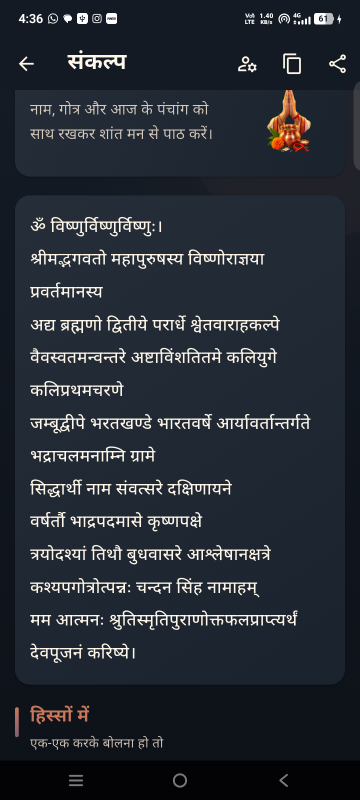
#> input picture 14 Vidhivat/app/play_store_assets/screenshots/raw/01_sankalp.png, 720 x 1600 px, found by its file name (shown at 1/2 size); its folder holds only this picture in this run
$ python make_screenshots.py
#> lines starting #> are read from the running program, lines starting #| are printed output that depends on the picture
"""फोन से लिए screenshots को Play Store के लायक बनाओ.

फोन 720x1600 का है — यानी 9:20. Play फ़ोन के screenshots में ज़्यादा से ज़्यादा
2:1 का अनुपात लेता है, इसलिए सीधा वही तस्वीर चढ़ाने पर Play मना कर सकता है या
अपने-आप काट देता है.

यहाँ हम काटते नहीं — तस्वीर को 1080x1920 (ठीक 9:16) के कैनवास पर बीच में
बैठा देते हैं और दोनों तरफ़ ऐप के अपने हरे रंग की पट्टी लगा देते हैं. इससे कोई
हिस्सा कटता नहीं और अनुपात भी सही हो जाता है.

चलाने का तरीक़ा (project की जड़ से):
    python design/make_screenshots.py <कहाँ से> <कहाँ>
"""

import os
import sys

from PIL import Image

# Play के लिए मानक फ़ोन screenshot
CANVAS = (1080, 1920)

# ऐप के header वाला हरा — पट्टी उसी रंग की, ताकि अलग न लगे
BAND = (27, 94, 32)


def fit(path: str, out_path: str) -> None:
    img = Image.open(path).convert('RGB')

    # ऊँचाई पूरी भरो, चौड़ाई उसी अनुपात में
    scale = CANVAS[1] / img.height
#> scale = 1.2
    new_w = int(round(img.width * scale))
#> new_w = 864
    resized = img.resize((new_w, CANVAS[1]), Image.LANCZOS)
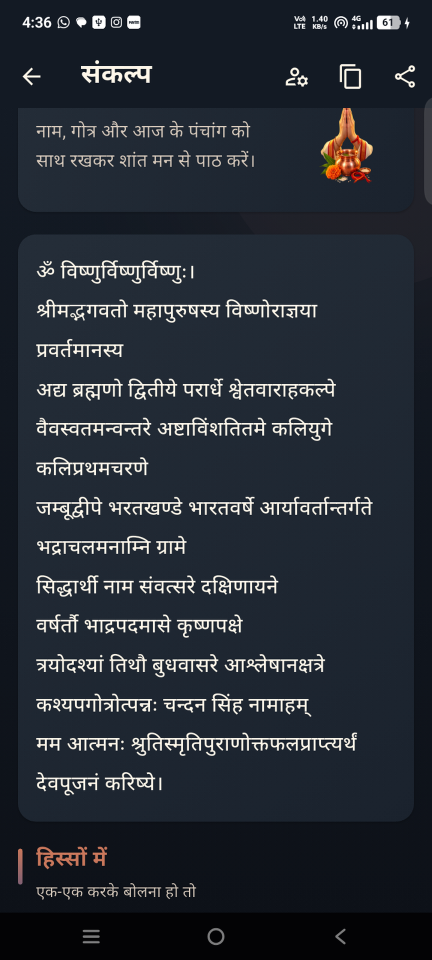
#> resized: PIL image 864x1920 RGB (shown at 1/2 size); mean R, G, B 38.3, 44.1, 52.4

    if new_w > CANVAS[0]:
        # बहुत चौड़ी हो तो चौड़ाई से मिलाओ और ऊपर-नीचे पट्टी
        scale = CANVAS[0] / img.width
        new_h = int(round(img.height * scale))
        resized = img.resize((CANVAS[0], new_h), Image.LANCZOS)

    canvas = Image.new('RGB', CANVAS, BAND)
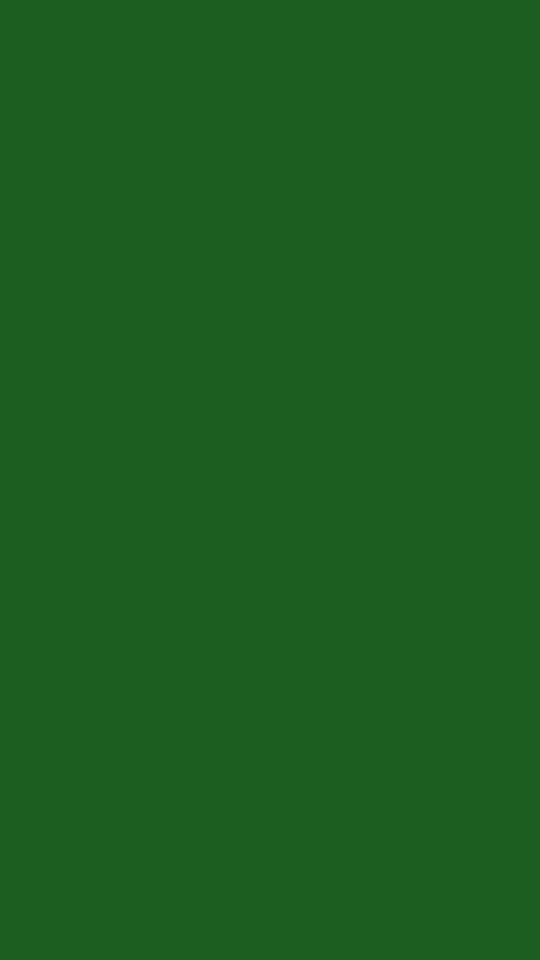
#> canvas: PIL image 1080x1920 RGB (shown at 1/2 size); mean R, G, B 27, 94, 32
    canvas.paste(
        resized,
        ((CANVAS[0] - resized.width) // 2, (CANVAS[1] - resized.height) // 2),
    )
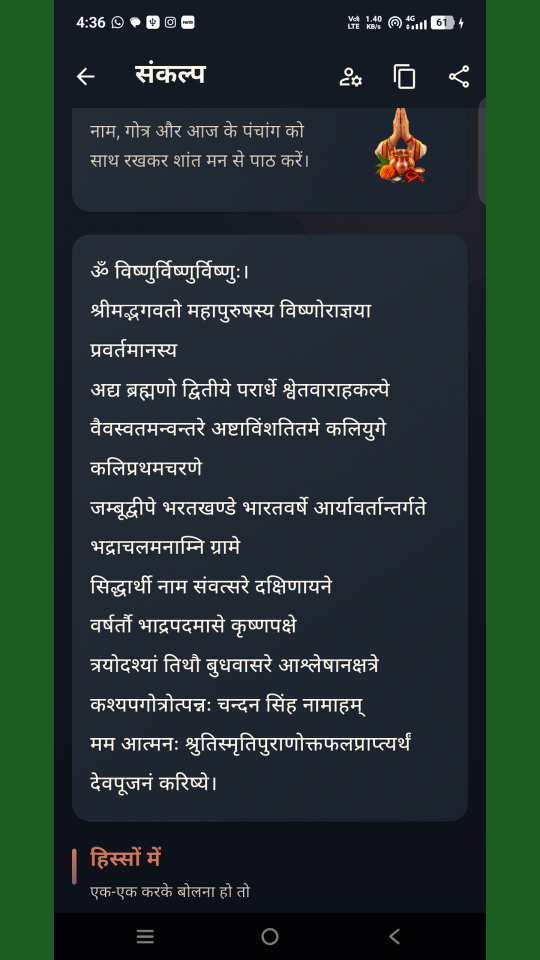
#> canvas: PIL image 1080x1920 RGB (shown at 1/2 size); mean R, G, B 36, 54, 48.3
    canvas.save(out_path, 'PNG', optimize=True)


def main() -> None:
    src_dir = sys.argv[1] if len(sys.argv) > 1 else 'play_store_assets/screenshots/raw'
    out_dir = sys.argv[2] if len(sys.argv) > 2 else 'play_store_assets/screenshots'

    if not os.path.isdir(src_dir):
        print(f'{src_dir} नहीं मिला')
        raise SystemExit(2)

    os.makedirs(out_dir, exist_ok=True)
    names = sorted(n for n in os.listdir(src_dir) if n.lower().endswith('.png'))
    if not names:
        print(f'{src_dir} में कोई png नहीं है')
        raise SystemExit(2)

    for name in names:
        src = os.path.join(src_dir, name)
        out = os.path.join(out_dir, name)
        fit(src, out)
        w, h = Image.open(out).size
#> w = 1080; h = 1920
        print(f'{name:<28} → {w}x{h}')
#| 01_sankalp.png               → 1080x1920

    print(f'\n{len(names)} screenshots तैयार — {out_dir}')


if __name__ == '__main__':
    main()

$ run again, on 14 Vidhivat/app/play_store_assets/screenshots/raw/05_choghadiya.png
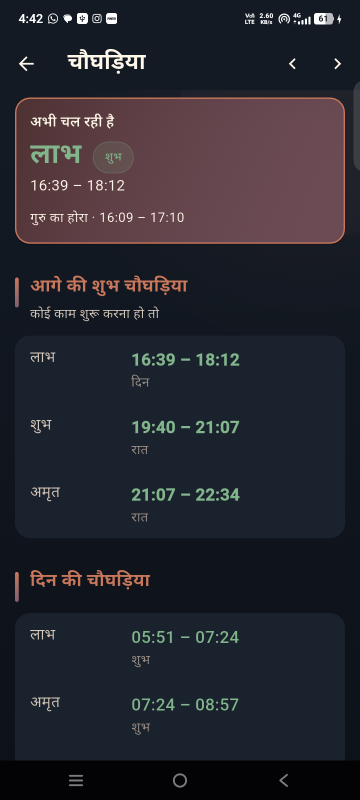
#> input picture 14 Vidhivat/app/play_store_assets/screenshots/raw/05_choghadiya.png, 720 x 1600 px, found by its file name (shown at 1/2 size)
#> in fit, `canvas.paste( resized, ((CANVAS[0] - resized.width) // 2, (CANVAS[1] -..`:
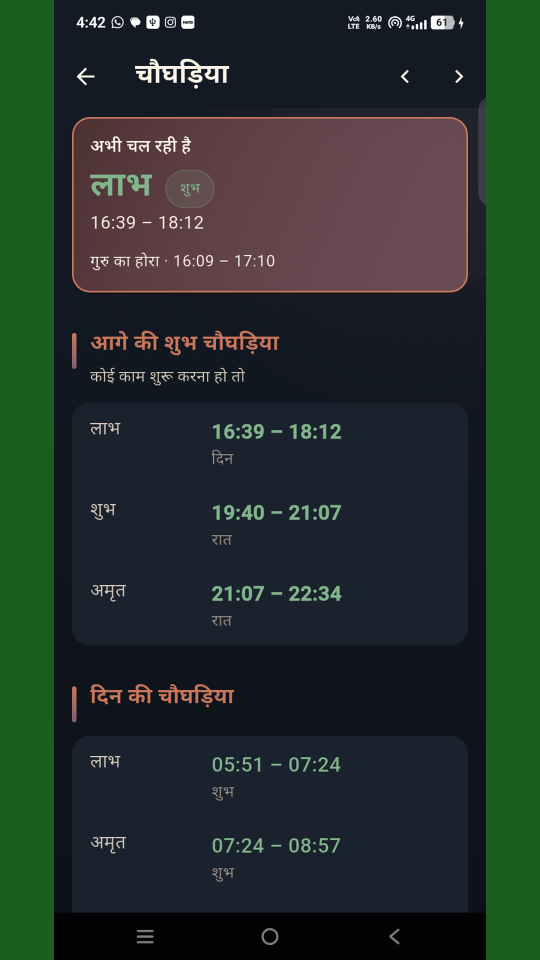
#> canvas: PIL image 1080x1920 RGB (shown at 1/2 size); mean R, G, B 36.4, 49.6, 43.5
#> w = 1080; h = 1920
#| 05_choghadiya.png            → 1080x1920

$ run again, on 14 Vidhivat/app/play_store_assets/screenshots/raw/06_vidhi_detail.png
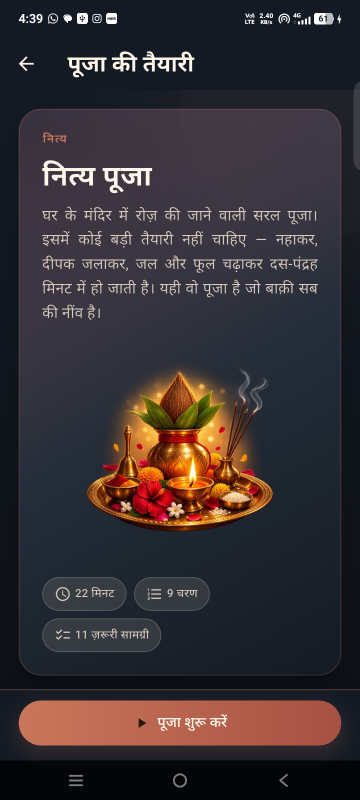
#> input picture 14 Vidhivat/app/play_store_assets/screenshots/raw/06_vidhi_detail.png, 720 x 1600 px, found by its file name (shown at 1/2 size)
#> in fit, `canvas.paste( resized, ((CANVAS[0] - resized.width) // 2, (CANVAS[1] -..`:
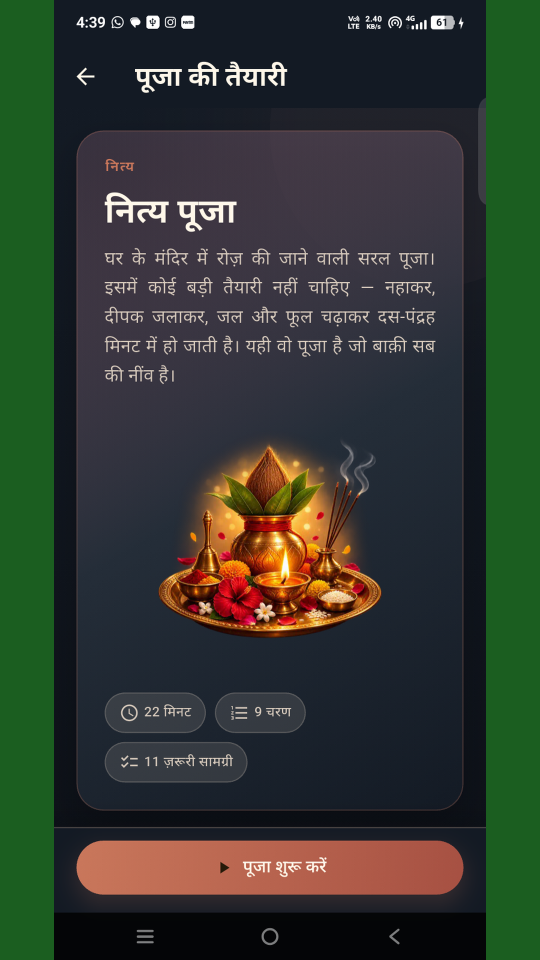
#> canvas: PIL image 1080x1920 RGB (shown at 1/2 size); mean R, G, B 49.6, 57.5, 48
#> w = 1080; h = 1920
#| 06_vidhi_detail.png          → 1080x1920

$ run again, on 14 Vidhivat/app/play_store_assets/screenshots/raw/07_chalisa.png
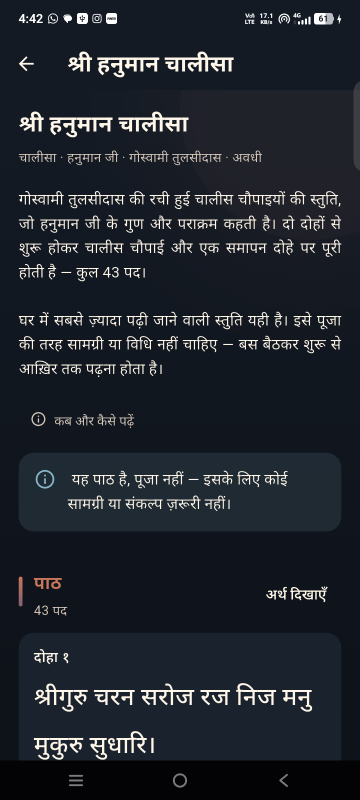
#> input picture 14 Vidhivat/app/play_store_assets/screenshots/raw/07_chalisa.png, 720 x 1600 px, found by its file name (shown at 1/2 size)
#> in fit, `resized = img.resize((new_w, CANVAS[1]), Image.LANCZOS)`:
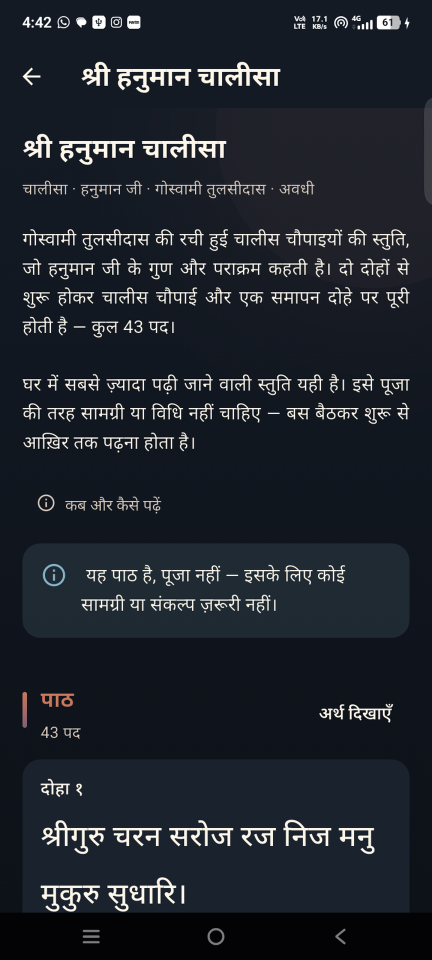
#> resized: PIL image 864x1920 RGB (shown at 1/2 size); mean R, G, B 32, 37.1, 44.8
#> in fit, `canvas.paste( resized, ((CANVAS[0] - resized.width) // 2, (CANVAS[1] -..`:
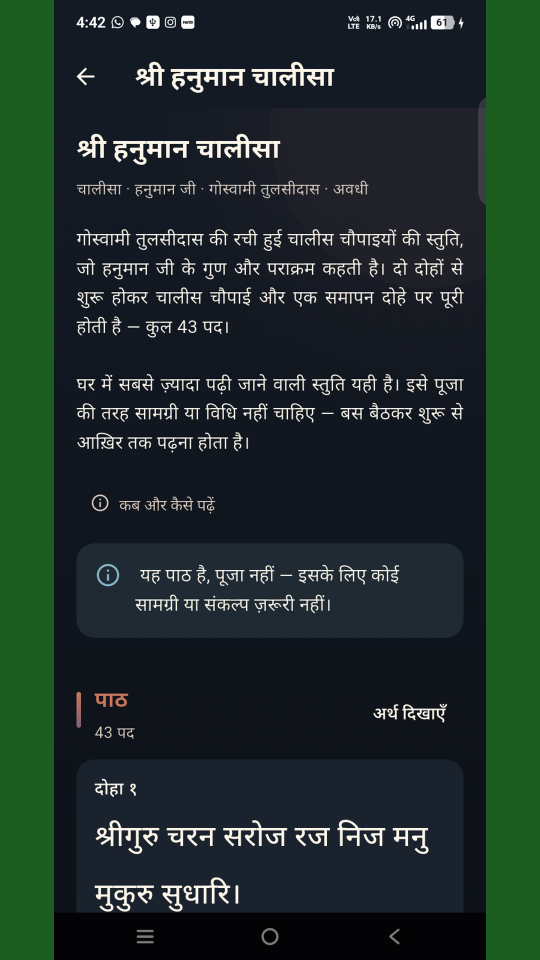
#> canvas: PIL image 1080x1920 RGB (shown at 1/2 size); mean R, G, B 31, 48.5, 42.2
#> w = 1080; h = 1920
#| 07_chalisa.png               → 1080x1920

$ run again, on 14 Vidhivat/app/play_store_assets/screenshots/raw/02_home.png
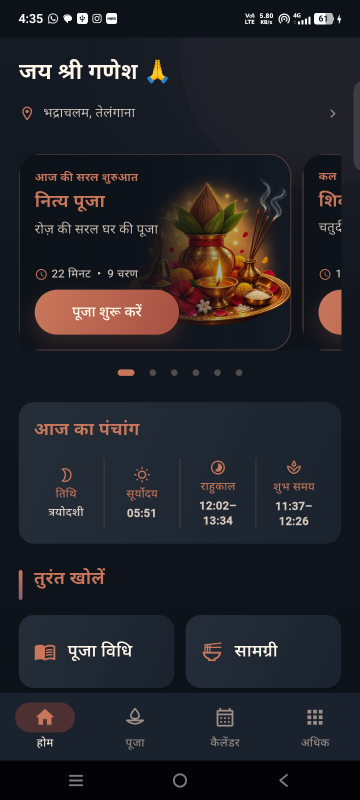
#> input picture 14 Vidhivat/app/play_store_assets/screenshots/raw/02_home.png, 720 x 1600 px, found by its file name (shown at 1/2 size)
#> in fit, `canvas.paste( resized, ((CANVAS[0] - resized.width) // 2, (CANVAS[1] -..`:
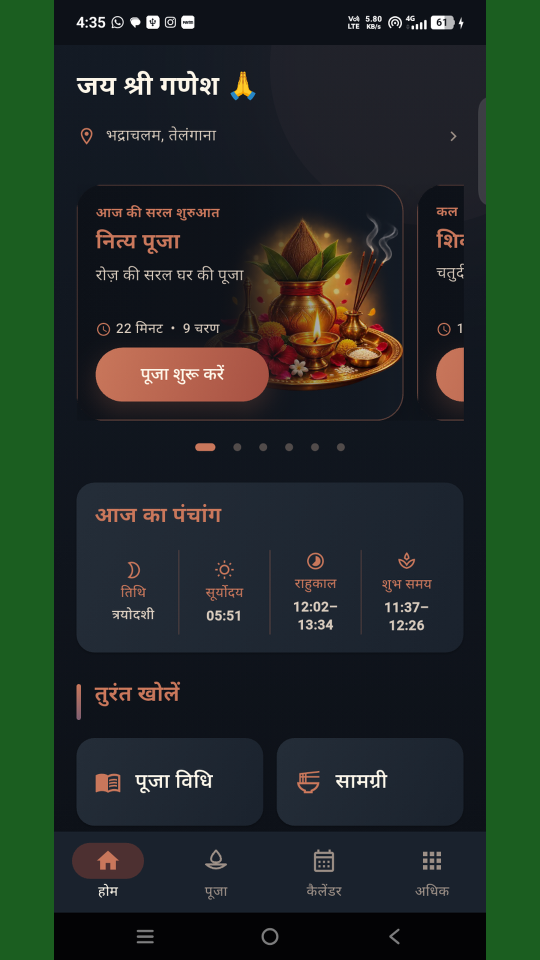
#> canvas: PIL image 1080x1920 RGB (shown at 1/2 size); mean R, G, B 33.5, 46.5, 38.2
#> w = 1080; h = 1920
#| 02_home.png                  → 1080x1920
